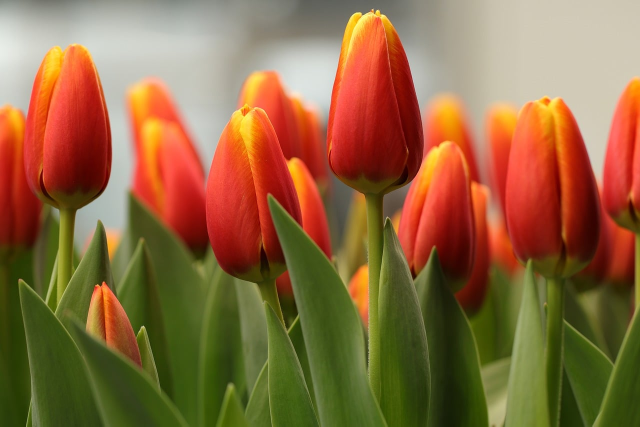
//> input picture resources/test_image.jpg, 1280 x 853 px (shown at 1/2 size)
$ ./main   (built with g++ and OpenCV 4)
//> lines starting //> are read from the running program, lines starting //| are printed output that depends on the picture; after the words box and inside, x2 and y2 are one past the last pixel; in counts of white or black regions, pixels touching at a corner belong together
/* 作业要求
1.
读图与颜⾊转换：检查读图是否成功；输出灰度图以及 H、S、V 单通道图。(4)
2.
滤波对⽐：实现均值、⾼斯、中值滤波，记录核尺⼨和标准差等参数，对⽐花瓣边缘与细节的变化。(3)
3.
红⾊提取：使⽤ HSV 双区间阈值⽣成红⾊掩膜，记录阈值。红⾊、⻩⾊边缘和阴影的处理效果应分别说明。(1)
4.
形态学与轮廓：
对掩膜分别展⽰腐蚀、膨胀、开运算、闭运算的效果；选择合适结果提取外轮廓，按⾯积筛选，在原图上绘制轮廓和外接矩形，
并在结果图或总 README 中标明筛选后的轮廓⾯积。(5)
5.
绘制与变换：在原图副本上绘制圆、矩形和⽂字；绕图像中⼼旋转 35°；单独裁剪原图左上 1/4，即原宽、原⾼各取⼀半。(3)

框选对象是红⾊连通区域，不要求⼀个框恰好对应⼀朵完整的花。共16张图
*/

#include <opencv2/opencv.hpp>
#include <iostream>

using namespace cv;
using namespace std;
int step_5_assignment(const Mat& img)
{
    int h =img.rows;
    int w =img.cols;
    Mat roi = img(Rect(0,0,w/2,h/2)).clone();//剪裁
    Point2f center(w/2.0,h/2.0);//定义旋转中心
    Mat M= getRotationMatrix2D(center, 35,1.0);//中心，角度，缩放比
    Mat rotated;
    warpAffine(img, rotated, M,img.size());
    Mat text = img.clone();
    rectangle(text, Point(100, 100), Point(300, 200), Scalar(0, 255, 0), 2);
    circle(text, Point(400, 400), 80, Scalar(0, 0, 255), 3);
    putText(text, "NO HOMEWORK!!!", Point(90, 90),
            FONT_HERSHEY_SIMPLEX, 1.0, Scalar(255, 255, 255), 2);

    imwrite("./result/task1_images/drawing.png",text);
    imwrite("./result/task1_images/rotated_35deg.png",rotated);
    imwrite("./result/task1_images/crop_top_left.png",roi);
    return 0;

}


int step_4_assignment(const Mat& img)
{
    Mat gray, binary;
    cvtColor(img, gray, COLOR_BGR2GRAY);
    threshold(gray, binary, 128, 255,THRESH_BINARY);
    Mat kernel =getStructuringElement(MORPH_RECT, Size(5, 5));
    Mat dilated, eroded, opened, closed;
    dilate(binary, dilated, kernel);
    erode(binary, eroded, kernel);
    morphologyEx(binary, opened, MORPH_OPEN, kernel);
    morphologyEx(binary, closed, MORPH_CLOSE, kernel);


    cvtColor(img, gray, COLOR_BGR2GRAY);
    threshold(gray, binary, 128, 255,THRESH_BINARY);
    std::vector<std::vector<cv::Point>>contours;
    findContours(binary ,contours, RETR_EXTERNAL, CHAIN_APPROX_SIMPLE);
    Mat result=img.clone();
    for(size_t i=0; i< contours.size();i++)
    {
        Rect box = boundingRect(contours[i]);
        if(box.area()<500) continue;
        drawContours(result ,contours,(int)i,Scalar(0,255,0),2);
        rectangle(result,box,Scalar(0,0,255),2);
        putText(result,"Area: "+std::to_string(box.area()),
                    Point(box.x, box.y-5),
                    FONT_HERSHEY_SIMPLEX, 0.5,
                    Scalar(255,255,255),1);
    }
    imwrite("./result/task1_images/close.png",closed);
    imwrite("./result/task1_images/dilate.png",dilated);
    imwrite("./result/task1_images/erode.png",eroded);
    imwrite("./result/task1_images/open.png",opened);
    imwrite("./result/task1_images/contours_boxs.png",result);
    return 0;
}

int step_3_assignment(const Mat& img)
{
    Mat hsv, maskLow, maskHigh, mask;
    cvtColor(img, hsv, COLOR_BGR2HSV);
    inRange(hsv,Scalar(0, 100, 100), Scalar(10, 255, 255),maskLow);
    inRange(hsv, Scalar(170, 100, 100),Scalar(180, 255, 255),maskHigh);
    bitwise_or(maskLow, maskHigh, mask);
    imwrite("./result/task1_images/red_mask.png",mask);
    return 0;

}


int step_2_assignment(const Mat& img)
{
    Mat meanImg, gaussianImg, medianImg;
    blur(img, meanImg, Size(5,5));img,
    GaussianBlur(img, gaussianImg, Size(5,5), 1.5);
    medianBlur(img, medianImg, 5);

    imwrite("./result/task1_images/mean_filter.png",meanImg);
    imwrite("./result/task1_images/gaussian_filter.png",gaussianImg);
    imwrite("./result/task1_images/median_filter.png",medianImg);

    return 0;
}

// 读图与颜⾊转换：检查读图是否成功；输出灰度图以及 H、S、V 单通道图。(4)
int step_1_assignment(const Mat& img)
{
    //输出灰度图
    Mat gray;
    cvtColor(img, gray, COLOR_BGR2GRAY);
    // imshow("Gray", gray);
    imwrite("./result/task1_images/gray.png", gray);

    //输出H、S、V单通道图
    Mat hsv;
    cvtColor(img, hsv, COLOR_BGR2HSV);

    // 拆分通道
    std::vector<Mat> channels;
    // channels[0]=H, channels[1]=S, channels[2]=V
    split(hsv, channels);

    Mat H = channels[0];
    Mat S = channels[1];
    Mat V = channels[2];

    // [5 lines of commented-out code are left out]

    imwrite("./result/task1_images/hsv_h.png", H);
    imwrite("./result/task1_images/hsv_s.png", S);
    imwrite("./result/task1_images/hsv_v.png", V);

    return 0;
}


int main() {

    // 统一读一次图
    Mat img = imread("./resources/test_image.jpg");
//> img is the input picture: 853 rows x 1280 cols, CV_8UC3; mean B, G, R 63.9, 103.8, 141.8
    if (img.empty()) {
        std::cerr << "Cannot read image!\n";
        return 1;
    }

    cout << "step 1 begining \n" ;
    step_1_assignment(img);
//> in step_1_assignment, `cvtColor(img, hsv, COLOR_BGR2HSV);`: hsv: 853 rows x 1280 cols, CV_8UC3; mean H, S, V 24.5, 155.8, 147.8
//> in step_1_assignment, `split(hsv, channels);`:
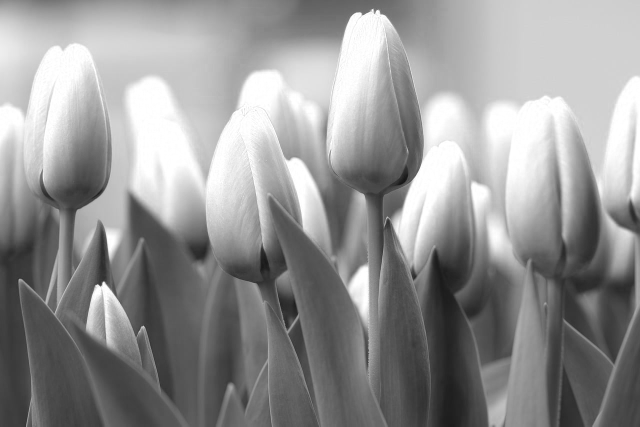
//> channels[2]: 853 rows x 1280 cols, CV_8UC1 (shown at 1/2 size); min 16, max 255, mean 147.8
    cout << "step 1 finished \n";
    cout << "step 2 begining \n" ;
    step_2_assignment(img);
    cout << "step 2 finished \n";
    cout << "step 3 begining \n";
    step_3_assignment(img);
//> in step_3_assignment, `inRange(hsv,Scalar(0, 100, 100), Scalar(10, 255, 255),maskLow);`:
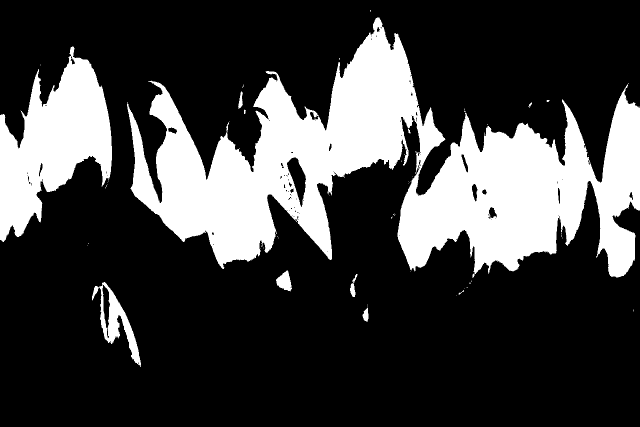
//> maskLow: 853 rows x 1280 cols, CV_8UC1 (shown at 1/2 size); 25.2% white; 67 white regions (56 under 20 px), largest, box (x1, y1, x2, y2) and area: (254, 35, 1280, 556) 223195, (0, 93, 224, 484) 45345, (184, 564, 282, 734) 4485
//> in step_3_assignment, `inRange(hsv, Scalar(170, 100, 100),Scalar(180, 255, 255),maskHigh);`: maskHigh: 853 rows x 1280 cols, CV_8UC1; 0.03% white in thin lines or dots, all inside (x1, y1, x2, y2) = (54, 125, 1180, 503)
//> in step_3_assignment, `bitwise_or(maskLow, maskHigh, mask);`: mask: 853 rows x 1280 cols, CV_8UC1; 25.2% white; 66 white regions (55 under 20 px), largest, box (x1, y1, x2, y2) and area: (254, 35, 1280, 556) 223528, (0, 93, 224, 484) 45384, (184, 564, 282, 734) 4485
    cout << "step 3 finished \n";
    cout << "step 4 begining \n";
    step_4_assignment(img);
//> in step_4_assignment, `threshold(gray, binary, 128, 255,THRESH_BINARY);`: binary: 853 rows x 1280 cols, CV_8UC1; 35.4% white; 257 white regions (228 under 20 px), largest, box (x1, y1, x2, y2) and area: (0, 0, 1280, 674) 348932, (974, 523, 1075, 853) 13249, (674, 385, 751, 767) 8175
//> in step_4_assignment, `dilate(binary, dilated, kernel);`: dilated: 853 rows x 1280 cols, CV_8UC1; 39.3% white; 60 white regions, largest, box (x1, y1, x2, y2) and area: (0, 0, 1280, 683) 373684, (972, 521, 1077, 853) 15005, (664, 381, 753, 769) 11344
//> in step_4_assignment, `erode(binary, eroded, kernel);`: eroded: 853 rows x 1280 cols, CV_8UC1; 32.2% white; 52 white regions (33 under 20 px), largest, box (x1, y1, x2, y2) and area: (0, 0, 787, 563) 185658, (788, 0, 1280, 482) 139243, (976, 542, 1073, 853) 11450
//> in step_4_assignment, `morphologyEx(binary, opened, MORPH_OPEN, kernel);`: opened: 853 rows x 1280 cols, CV_8UC1; 34.7% white; 33 white regions, largest, box (x1, y1, x2, y2) and area: (0, 0, 1280, 570) 341216, (974, 540, 1075, 853) 13206, (675, 514, 748, 722) 5569
//> in step_4_assignment, `morphologyEx(binary, closed, MORPH_CLOSE, kernel);`:
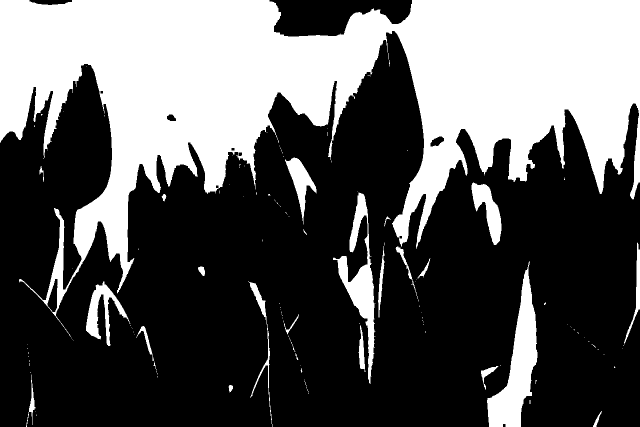
//> closed: 853 rows x 1280 cols, CV_8UC1 (shown at 1/2 size); 35.8% white; 136 white regions (110 under 20 px)
//> in step_4_assignment, `findContours(binary ,contours, RETR_EXTERNAL, CHAIN_APPROX_SIMPLE);`: contours = 256 contours, 234 with area under 20; largest, box (x1, y1, x2, y2) and area: (0, 0, 1280, 674) 346092, (974, 523, 1075, 853) 12849, (674, 385, 751, 767) 7601, (943, 365, 1003, 490) 3251, (172, 563, 261, 692) 3102
//> the loop in step_4_assignment, `for(size_t i=0; i< contours.size();i++)` made 256 passes
//> box on passes 1 to 3: Rect(72, 829, 1, 3), Rect(1186, 822, 18, 31), Rect(71, 822, 1, 1)
//> after the loop in step_4_assignment, `for(size_t i=0; i< contours.size();i++)`:
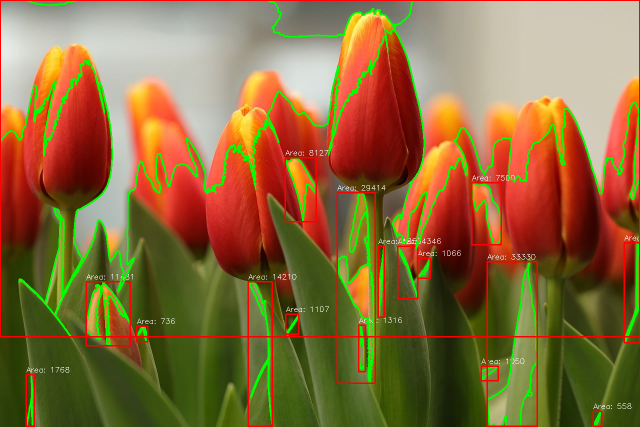
//> result: 853 rows x 1280 cols, CV_8UC3 (shown at 1/2 size); mean B, G, R 60.7, 107.5, 137.8
    cout << "step 4 finished \n";
     cout << "step 5 begining \n";
    step_5_assignment(img);
//> in step_5_assignment, `Mat roi = img(Rect(0,0,w/2,h/2)).clone();`:
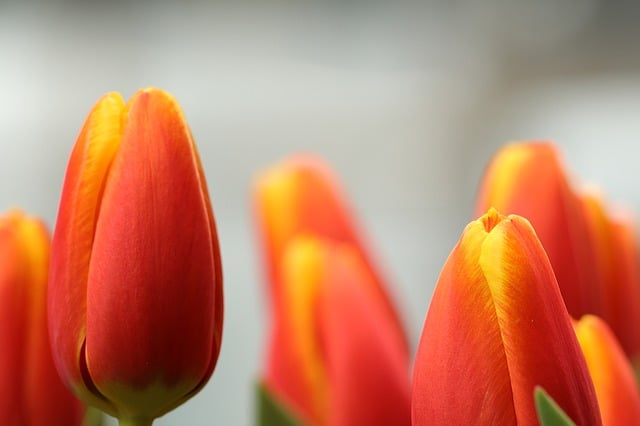
//> roi: 426 rows x 640 cols, CV_8UC3; mean B, G, R 102.9, 128.4, 194.9
//> in step_5_assignment, `warpAffine(img, rotated, M,img.size());`:
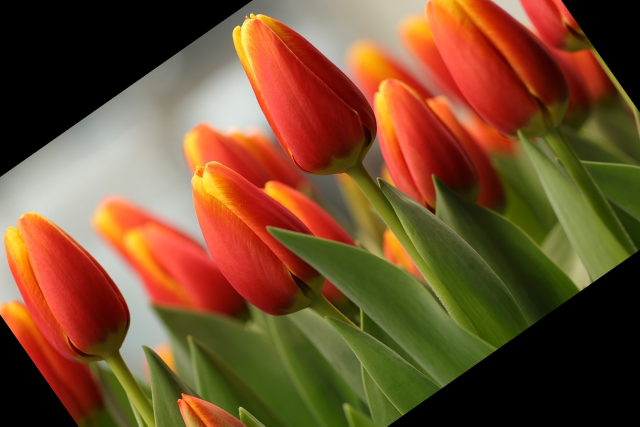
//> rotated: 853 rows x 1280 cols, CV_8UC3 (shown at 1/2 size); mean B, G, R 45.8, 77.8, 115.2
//> in step_5_assignment, `putText(text, "NO HOMEWORK!!!", Point(90, 90), FONT_HERSHEY_SIMPLEX, 1..`:
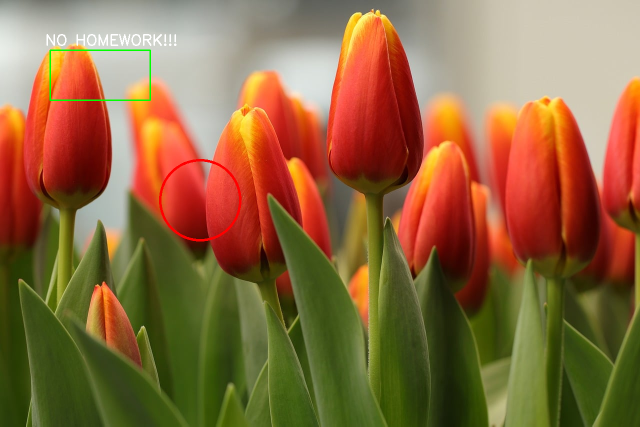
//> text: 853 rows x 1280 cols, CV_8UC3 (shown at 1/2 size); mean B, G, R 63.7, 103.9, 141.7
    cout << "step 5 finished \n";


    return 0;
}
